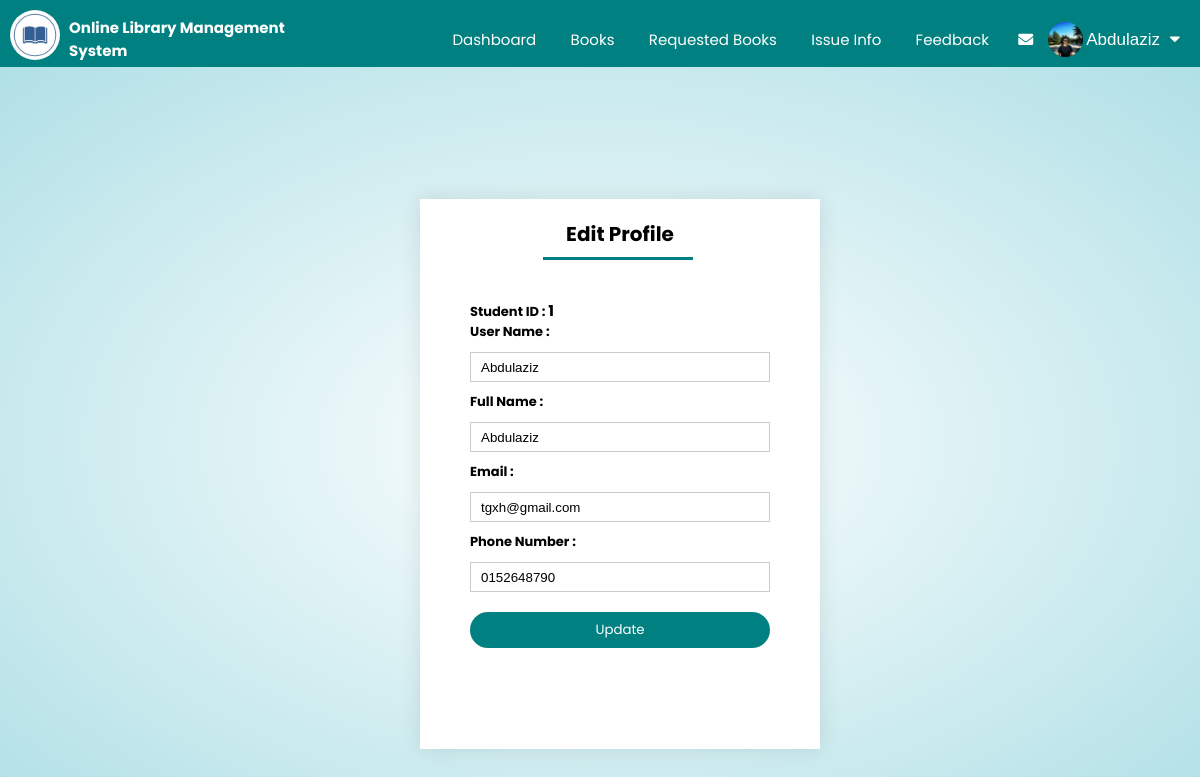
Page /php/edit_profile.php (signed in) on the committed database.
### tables this page shows
CREATE TABLE `student` (
  `studentid` int(111) NOT NULL,
  `student_username` varchar(111) NOT NULL,
  `FullName` varchar(111) NOT NULL,
  `Email` varchar(111) NOT NULL,
  `Password` varchar(111) NOT NULL,
  `PhoneNumber` varchar(111) NOT NULL,
  `studentpic` varchar(100) NOT NULL
);

### php/edit_profile.php (the view, shortened to what this page needs)
<?php
	include "connection.php";
    include "student_navbar.php";
?>
<!DOCTYPE html>
<html lang="en">
<head>
    <link rel="stylesheet" href="https://cdnjs.cloudflare.com/ajax/libs/font-awesome/5.15.2/css/all.min.css" />
    <link rel="stylesheet" href="../css/style.css">
</head>
<body>
    <div class="edit-profile-container">
    <?php
		$studentid=$_SESSION['studentid'];
		$q= "SELECT * FROM Student where  studentid='$_SESSION[studentid]'";
			$res=mysqli_query($db,$q) or die(mysqli_error());
		while($row=mysqli_fetch_assoc($res))
			{
				$student_username=$row['student_username'];
				$FullName=$row['FullName'];
				$Email=$row['Email'];
				$PhoneNumber=$row['PhoneNumber'];
			}
	?>
        <div class="form">
            <div class="form-container edit-form-container">
                <div class="form-btn">
                    <span onclick="login()" style="width: 100%;">Edit Profile</span>
                    <hr id="indicator" class="add-author">
                </div>
                <form action="" id="loginform" method="post" enctype="multipart/form-data">
                    <div class="label">
                        <label for="studentid">Student ID : </label>
                        <b style="font-size: 15px;">
                        <?php
			                echo $studentid;
			            ?>
                    </b><br>
                    </div>
                    <div class="label">
                        <label for="student_username">User Name : </label>
                    </div>
                    <input type="text"  name="student_username" value="<?php echo $student_username; ?>">
                    <div class="label">
                        <label for="FullName">Full Name : </label>
                    </div>
                    <input type="text"  name="FullName" value="<?php echo $FullName; ?>">
                    <div class="label">
                        <label for="Email">Email : </label>
                    </div>
                    <input type="email"  name="Email" value="<?php echo $Email; ?>">
                    <div class="label">
                        <label for="PhoneNumber">Phone Number : </label>
                    </div>
                    <input type="text" name="PhoneNumber" value="<?php echo $PhoneNumber; ?>">
                    <button type="submit" class="btn" name="change">Update</button>
                </form>
            </div>
        </div>
    </div>
</body>
</html>

### css/style.css (style rules this page uses)
html { scroll-behavior: smooth; }
* { margin: 0; padding: 0; box-sizing: border-box; }
body { font-family: 'Poppins', sans-serif; }
.btn { font-family: 'Poppins', sans-serif; }
.form { position: absolute; top: 55%; left: 35%; transform: translateY(-50%); text-align: center; }
.form-container { background: #fff; width: 400px; height: 500px; position: relative; padding: 20px 0; margin: auto; box-shadow: 0 0 20px 0px rgba(0,0,0,0.1); overflow: hidden; }
.form-container span { font-weight: bold; padding: 0 10px; cursor: pointer; width: 150px; display: inline-block; }
.form-btn { display: inline-block; }
.form-btn span { font-size: 20px; font-weight: bold; }
.form-container form { max-width: 400px; padding: 0 20px; position: absolute; top: 100px; transition: 1s; }
form input { width: 300px; height: 30px; margin: 10px 0; padding: 0 10px; border: 1px solid #ccc; }
.label { text-align: left; margin-left: 30px; font-size: 13px; }
form .btn { width: 300px; border: none; cursor: pointer; margin-top: 10px; margin-bottom: 10px; }
.edit-profile-container { background: radial-gradient(#fff,powderblue); width: 100%; padding-top: 50px; padding-bottom: 700px; }
.edit-profile-container .form label { text-align: left; font-weight: bold; }
.edit-profile-container .form-container { height: 450px; margin-top: 50px; }
.edit-profile-container .edit-form-container { height: 550px; }
#loginform { left: 0; }
.btn { display: inline-block; background-color: teal; color: #fff; padding: 8px 30px; border-radius: 30px; transition: background-color 0.4s; outline: none; }
#indicator { width: 150px; border: none; background: teal; height: 3px; margin-top: 8px; transition: 1s; transform: translateX(10px); }
.add-author { margin-right: 25px; }

### rows in the picture
student: student_username "Abdulaziz", FullName "Abdulaziz", Email "tgxh@gmail.com", PhoneNumber "0152648790"

### other values in the picture
$_SESSION['login_student_username'] "Abdulaziz"
$studentid "1"
